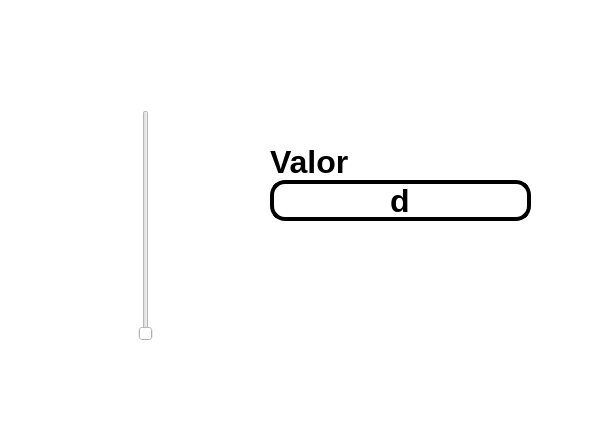
<?xml version="1.0" encoding="UTF-8"?>
<ui version="4.0">
 <class>MainWindow</class>
 <widget class="QMainWindow" name="MainWindow">
  <property name="geometry">
   <rect>
    <x>0</x>
    <y>0</y>
    <width>591</width>
    <height>436</height>
   </rect>
  </property>
  <property name="windowTitle">
   <string>MainWindow</string>
  </property>
  <property name="styleSheet">
   <string notr="true">background-color: rgb(255, 255, 255);</string>
  </property>
  <widget class="QWidget" name="centralwidget">
   <widget class="QLabel" name="imagen">
    <property name="geometry">
     <rect>
      <x>10</x>
      <y>10</y>
      <width>131</width>
      <height>71</height>
     </rect>
    </property>
    <property name="styleSheet">
     <string notr="true"/>
    </property>
    <property name="text">
     <string/>
    </property>
    <property name="pixmap">
     <pixmap resource="../Archivos/Recursos.qrc">:/Logos/log_uat_nuevo.png</pixmap>
    </property>
    <property name="scaledContents">
     <bool>true</bool>
    </property>
   </widget>
   <widget class="QLabel" name="imagen_2">
    <property name="geometry">
     <rect>
      <x>490</x>
      <y>10</y>
      <width>91</width>
      <height>71</height>
     </rect>
    </property>
    <property name="styleSheet">
     <string notr="true"/>
    </property>
    <property name="text">
     <string/>
    </property>
    <property name="pixmap">
     <pixmap resource="../Archivos/Recursos.qrc">:/Logos/FIT_logo_vertical.png</pixmap>
    </property>
    <property name="scaledContents">
     <bool>true</bool>
    </property>
   </widget>
   <widget class="QLabel" name="imagen_3">
    <property name="geometry">
     <rect>
      <x>470</x>
      <y>310</y>
      <width>111</width>
      <height>71</height>
     </rect>
    </property>
    <property name="styleSheet">
     <string notr="true"/>
    </property>
    <property name="text">
     <string/>
    </property>
    <property name="pixmap">
     <pixmap resource="../Archivos/Recursos.qrc">:/Ejercicios/ImagenGatoEuropeo.png</pixmap>
    </property>
    <property name="scaledContents">
     <bool>true</bool>
    </property>
   </widget>
   <widget class="QLabel" name="label">
    <property name="geometry">
     <rect>
      <x>270</x>
      <y>146</y>
      <width>81</width>
      <height>31</height>
     </rect>
    </property>
    <property name="font">
     <font>
      <pointsize>24</pointsize>
      <bold>true</bold>
     </font>
    </property>
    <property name="text">
     <string>Valor:</string>
    </property>
   </widget>
   <widget class="QLineEdit" name="txt_valor">
    <property name="geometry">
     <rect>
      <x>270</x>
      <y>180</y>
      <width>261</width>
      <height>41</height>
     </rect>
    </property>
    <property name="font">
     <font>
      <pointsize>24</pointsize>
      <bold>true</bold>
     </font>
    </property>
    <property name="styleSheet">
     <string notr="true">border: 4px solid black;
border-radius: 15px;</string>
    </property>
    <property name="text">
     <string>d</string>
    </property>
    <property name="alignment">
     <set>Qt::AlignCenter</set>
    </property>
   </widget>
   <widget class="QSlider" name="verticalSlider">
    <property name="geometry">
     <rect>
      <x>120</x>
      <y>110</y>
      <width>51</width>
      <height>231</height>
     </rect>
    </property>
    <property name="orientation">
     <enum>Qt::Vertical</enum>
    </property>
   </widget>
  </widget>
  <widget class="QMenuBar" name="menubar">
   <property name="geometry">
    <rect>
     <x>0</x>
     <y>0</y>
     <width>591</width>
     <height>24</height>
    </rect>
   </property>
  </widget>
  <widget class="QStatusBar" name="statusbar"/>
 </widget>
 <resources>
  <include location="../Archivos/Recursos.qrc"/>
 </resources>
 <connections/>
</ui>
